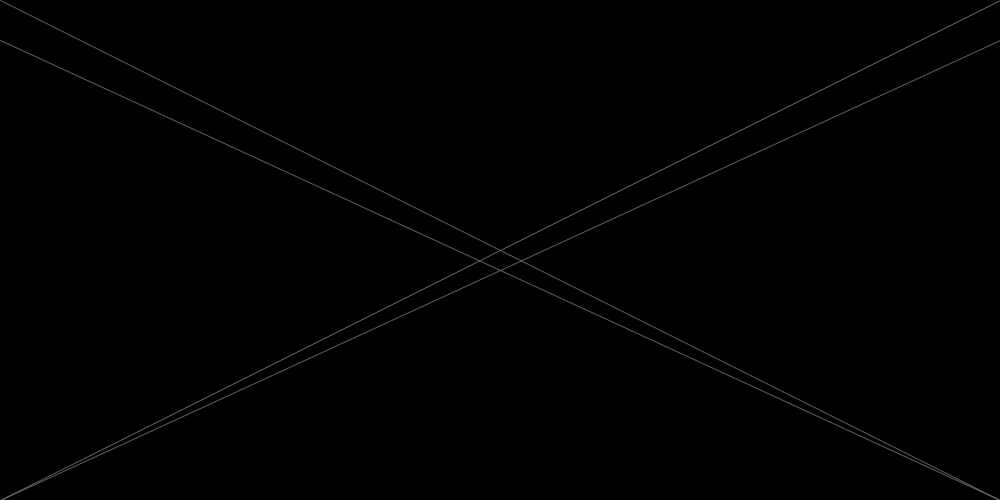
Frame 1 (no input)
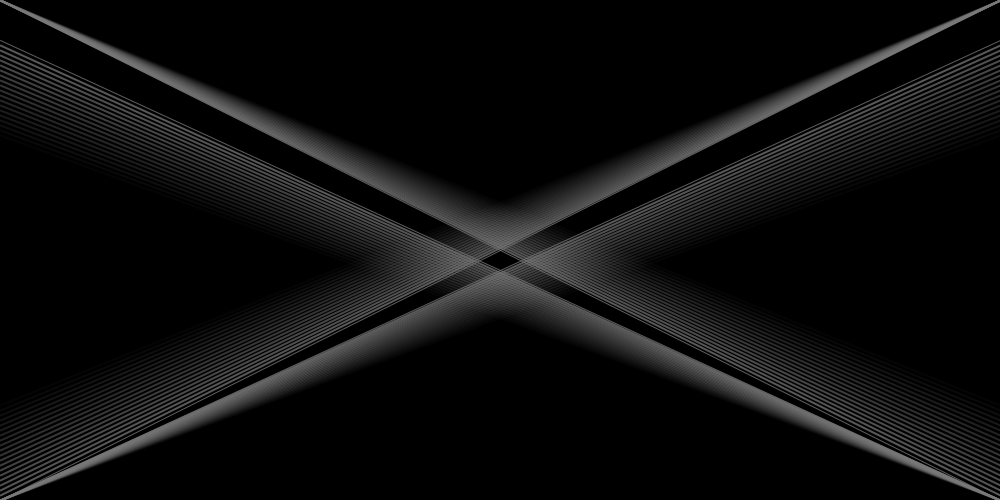
Frame 60 (the mouse pressed at the canvas centre just before this capture)
Frame 120 (the mouse held since frame 60 and released just before this capture): identical to frame 60, image omitted

The Processing sketch that drew these frames (run headless with seeded random() and noise(); from frame 60 on, the mouse is pressed at the canvas centre):

// Processing sketch: processing_32079
// ── processing_32079.pde

int x =0;
int y =0;
int w =1000;
int h =500;

int j =0;
int k =500;
int l =1000;
int m =40;


int a = 120;
int b = 200;

int e = 1000;
int d = 0;
int f = 0;
int g = 500;

int x2 = 40;

int a2 = 1000;
int b2 = 500;
int c2 = 0;
int d2 = 40;

void setup()
{
  size(1000,500);
  
 
  background(0);
}

void draw ()
{
stroke(a, b);
b = b - 10;
  line(x,y,w,h );
  h= h - 5;
  smooth();
 
line(e,d, f,g);
g = g - 5;
smooth();
  
  
line(j,k,l,m);
m = m + 5;
smooth();


line(a2,b2,c2,d2);
d2 = d2 + 5;
smooth();

strokeWeight(2);
  }
